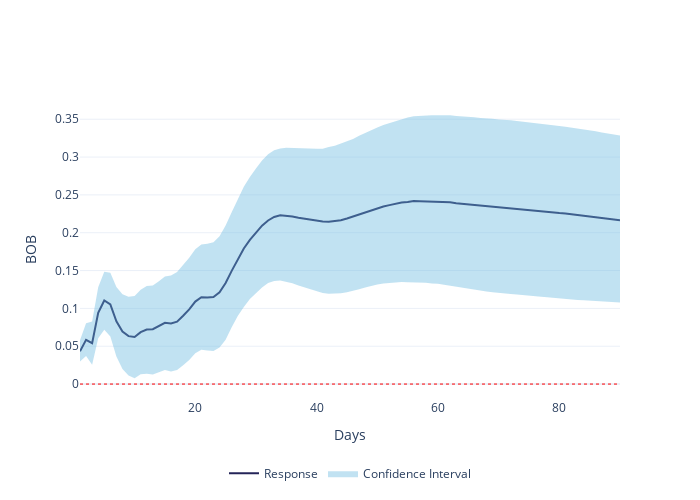

Source (notebook cell):
### Code cell
exchange_sentiment_30 = plot_irf(irf_e_sent_30.loc[0:90, :], y_axis_name='BOB')
#exchange_sentiment_30.write_image('./images/exchange_sentiment_30.png', format='png', scale=3)

### Figure 1 — Plotly figure (JSON) as saved in the notebook; plotly's stock layout.template omitted (floating-point values rounded to 4 significant figures; data arrays with more than 128 entries replaced by an {"elided": "..."} marker saying what was removed)
{"data": [{"line": {"color": "#242458", "width": 2}, "mode": "lines", "name": "Response", "type": "scatter", "x": [1, 2, 3, 4, 5, 6, 7, 8, 9, 10, 11, 12, 13, 14, 15, 16, 17, 18, 19, 20, 21, 22, 23, 24, 25, 26, 27, 28, 29, 30, 31, 32, 33, 34, 35, 36, 37, 38, 39, 40, 41, 42, 43, 44, 45, 46, 47, 48, 49, 50, 51, 52, 53, 54, 55, 56, 57, 58, 59, 60, 61, 62, 63, 64, 65, 66, 67, 68, 69, 70, 71, 72, 73, 74, 75, 76, 77, 78, 79, 80, 81, 82, 83, 84, 85, 86, 87, 88, 89, 90], "y": [0.04334, 0.05837, 0.05395, 0.09405, 0.1104, 0.1054, 0.08283, 0.06936, 0.06333, 0.06215, 0.06862, 0.07209, 0.07253, 0.07686, 0.08087, 0.08015, 0.08242, 0.0903, 0.09877, 0.109, 0.1148, 0.1145, 0.1149, 0.1212, 0.1336, 0.1496, 0.1649, 0.1793, 0.1906, 0.2002, 0.2093, 0.2162, 0.2209, 0.2231, 0.2225, 0.2215, 0.2198, 0.2184, 0.2169, 0.2155, 0.2148, 0.2145, 0.2151, 0.2165, 0.2187, 0.2213, 0.2238, 0.2271, 0.2297, 0.2324, 0.2347, 0.2365, 0.2387, 0.24, 0.2408, 0.2418, 0.2415, 0.2415, 0.2413, 0.2413, 0.2406, 0.2403, 0.239, 0.2382, 0.2377, 0.2371, 0.2364, 0.2356, 0.2345, 0.2333, 0.2325, 0.2316, 0.231, 0.2301, 0.2298, 0.2289, 0.2279, 0.2273, 0.2269, 0.2261, 0.2255, 0.2243, 0.2231, 0.2226, 0.2214, 0.2203, 0.2194, 0.2185, 0.2173, 0.2166]}, {"fill": "toself", "fillcolor": "rgba(101, 183, 222, 0.4)", "hoverinfo": "skip", "line": {"color": "rgba(248,232,160,0)"}, "name": "Confidence Interval", "type": "scatter", "x": {"elided": "180 int values"}, "y": {"elided": "180 float values"}}, {"line": {"color": "red", "dash": "dot", "width": 1}, "mode": "lines", "showlegend": false, "type": "scatter", "x": [1, 90], "y": [0, 0]}], "layout": {"height": 500, "legend": {"orientation": "h", "x": 0.5, "xanchor": "center", "y": -0.2, "yanchor": "top"}, "width": 700, "xaxis": {"showgrid": false, "title": {"text": "Days"}}, "yaxis": {"title": {"text": "BOB"}}}}
